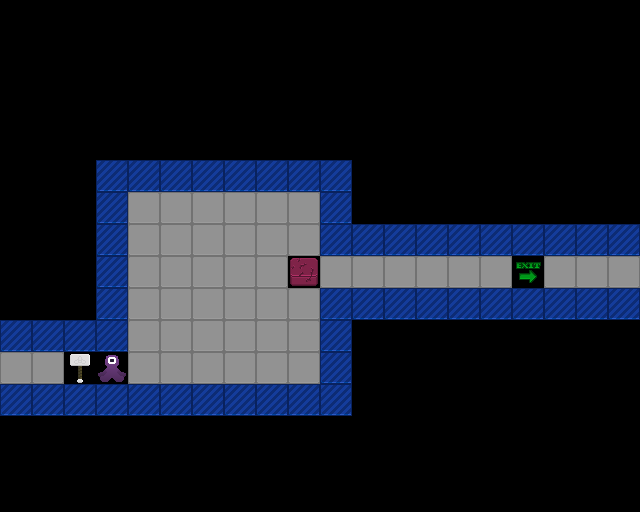

Tiled map render using the project's own tile images. Description and the whole map definition, tile-layer contents included, below:
An orthogonal 20x16 tile map with 32x32 px tiles, 1 tile layer (Tile Layer 1).

<map version="1.5" tiledversion="1.7.0" orientation="orthogonal" renderorder="right-down" width="20" height="16" tilewidth="32" tileheight="32" infinite="0" nextlayerid="2" nextobjectid="1">
 <tileset firstgid="1" source="project-mjolnir.tsx" />
 <layer id="1" name="Tile Layer 1" width="20" height="16">
  <data encoding="csv">
0,0,0,0,0,0,0,0,0,0,0,0,0,0,0,0,0,0,0,0,
0,0,0,0,0,0,0,0,0,0,0,0,0,0,0,0,0,0,0,0,
0,0,0,0,0,0,0,0,0,0,0,0,0,0,0,0,0,0,0,0,
0,0,0,0,0,0,0,0,0,0,0,0,0,0,0,0,0,0,0,0,
0,0,0,0,0,0,0,0,0,0,0,0,0,0,0,0,0,0,0,0,
0,0,0,4,4,4,4,4,4,4,4,0,0,0,0,0,0,0,0,0,
0,0,0,4,3,3,3,3,3,3,4,0,0,0,0,0,0,0,0,0,
0,0,0,4,3,3,3,3,3,3,4,4,4,4,4,4,4,4,4,4,
0,0,0,4,3,3,3,3,3,1,3,3,3,3,3,3,18,3,3,3,
0,0,0,4,3,3,3,3,3,3,4,4,4,4,4,4,4,4,4,4,
4,4,4,4,3,3,3,3,3,3,4,0,0,0,0,0,0,0,0,0,
3,3,48,50,3,3,3,3,3,3,4,0,0,0,0,0,0,0,0,0,
4,4,4,4,4,4,4,4,4,4,4,0,0,0,0,0,0,0,0,0,
0,0,0,0,0,0,0,0,0,0,0,0,0,0,0,0,0,0,0,0,
0,0,0,0,0,0,0,0,0,0,0,0,0,0,0,0,0,0,0,0,
0,0,0,0,0,0,0,0,0,0,0,0,0,0,0,0,0,0,0,0
</data>
 </layer>
</map>
